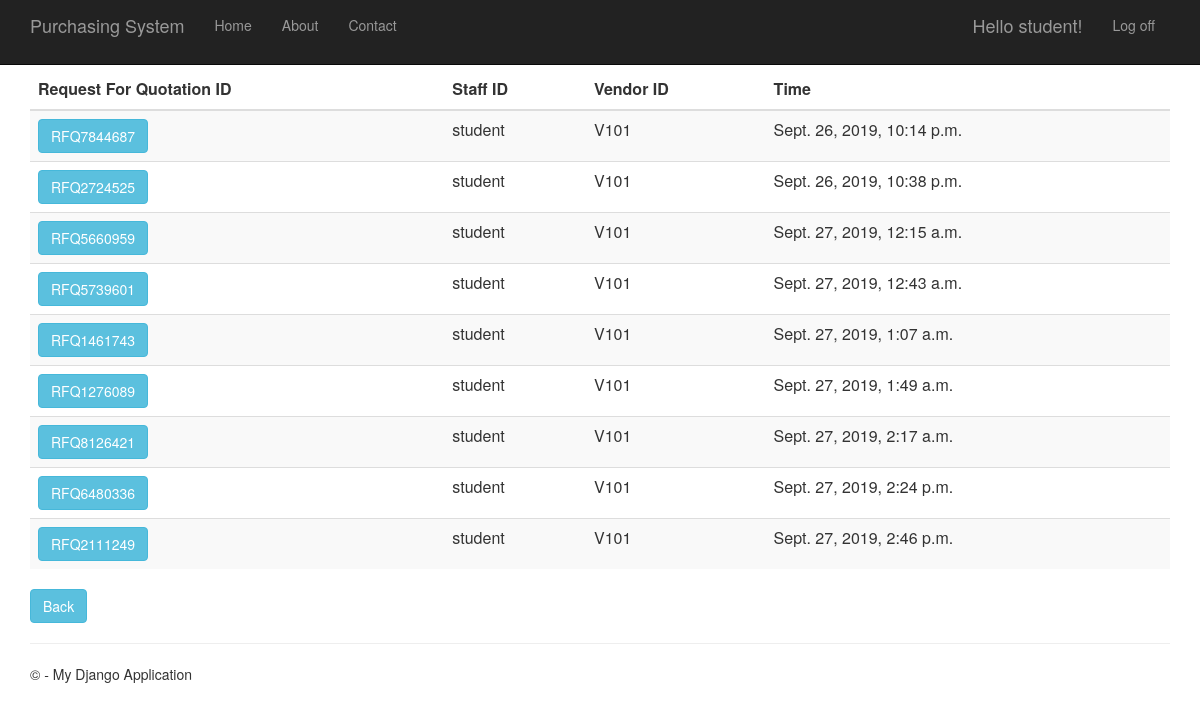
The page /requestforquotationhistory (signed in) on the database its author committed.
### RequestForQuotation/models.py (models this page shows, shortened)
class RequestForQuotation(models.Model):
    request_for_quotation_id = models.CharField(primary_key=True, max_length=10)
    time_created = models.DateTimeField()
    description = models.TextField(null=True,default=None, blank=True)
    total_price = models.DecimalField(max_digits=10, decimal_places=2, default=Decimal('0.00'))
    person_id = models.ForeignKey(Person, on_delete = models.CASCADE)
    vendor_id = models.ForeignKey(Vendor, on_delete = models.CASCADE)
    purchase_requisition_id = models.ForeignKey(PurchaseRequisition, on_delete = models.CASCADE)

### app/models.py (models this page shows, shortened)
class Person(models.Model):
    user_id = models.OneToOneField(User)
    person_id = models.CharField(primary_key=True, max_length=10)
    person_name = models.TextField()
    person_address = models.TextField()
    person_phone_number = models.TextField()
    person_role = models.TextField(default = 'MANAGER')

class Vendor(models.Model):
    vendor_id = models.CharField(primary_key=True, max_length=10)
    vendor_name = models.TextField()
    vendor_phone_number = models.TextField()
    vendor_address = models.TextField()
    vendor_email = models.TextField()
    def __str__(self):
        return str(self.vendor_id)

### RequestForQuotation/views.py (the view)
# urls.py: url(r'^requestforquotationhistory', RequestForQuotation.views.requestforquotationhistory, name="request_of_quotation_history"),
def requestforquotationhistory(request):
    request_for_quotations = RequestForQuotation.objects.all()
    context = {
            'title':'Request For Quotation History',
            'rows':request_for_quotations
        }
    return render(request,'RequestForQuotation/requestforquotationhistory.html',context)

### RequestForQuotation/templates/RequestForQuotation/requestforquotationhistory.html
﻿{% extends "app/layout.html" %}
{% block content %}
<div class="purchaseorderhistory margintop">
    <form action="requestforquotationhistorydetails" method="GET">
        <table class="table table-striped margintop">
          <thead>
            <tr>
              <th scope="col">Request For Quotation ID</th>
              <th scope="col">Staff ID</th>
              <th scope="col">Vendor ID</th>
              <th scope="col">Time</th>
            </tr>
          </thead>
          <tbody>
              {% for r in rows %}
            <tr>
                 <td><button type="submit" name="roq_id" value="{{r.request_for_quotation_id}}" class="btn btn-info" >{{r.request_for_quotation_id}}</button></td>
                 <td>{{r.person_id.person_id}}</td>
                 <td>{{r.vendor_id}}</td>
                 <td>{{r.time_created}}</td>
            </tr>
              {% endfor %}
          </tbody>
        </table>
    </form>
       <form action="menu">
        <div class="margintop">
            <button type="submit" class="btn btn-info" >Back</button>
        </div>
    </form>
</div>
{% endblock %}

### app/templates/app/loginpartial.html (shortened to what this page needs)
{% if user.is_authenticated %}
<form id="logoutForm" action="/logout" method="post" class="navbar-right">
    <ul class="nav navbar-nav navbar-right">
        <li><span class="navbar-brand">Hello {{ user.username }}!</span></li>
        <li><a href="javascript:document.getElementById('logoutForm').submit()">Log off</a></li>
    </ul>
</form>
{% else %}
<ul class="nav navbar-nav navbar-right">
    <li><a href="{% url 'login' %}">Log in</a></li>
</ul>
{% endif %}

### app/static/app/content/site.css (style rules this page uses)
body { padding-top: 50px; padding-bottom: 20px; }

### rows shown on the page
RequestForQuotation: request_for_quotation_id "RFQ7844687", person_id.person_id "student", vendor_id "V101", time_created "Sept. 26, 2019, 10:14 p.m."
RequestForQuotation: request_for_quotation_id "RFQ2724525", person_id.person_id "student", vendor_id "V101", time_created "Sept. 26, 2019, 10:38 p.m."
RequestForQuotation: request_for_quotation_id "RFQ5660959", person_id.person_id "student", vendor_id "V101", time_created "Sept. 27, 2019, 12:15 a.m."
RequestForQuotation: request_for_quotation_id "RFQ5739601", person_id.person_id "student", vendor_id "V101", time_created "Sept. 27, 2019, 12:43 a.m."
RequestForQuotation: request_for_quotation_id "RFQ1461743", person_id.person_id "student", vendor_id "V101", time_created "Sept. 27, 2019, 1:07 a.m."
RequestForQuotation: request_for_quotation_id "RFQ1276089", person_id.person_id "student", vendor_id "V101", time_created "Sept. 27, 2019, 1:49 a.m."
RequestForQuotation: request_for_quotation_id "RFQ8126421", person_id.person_id "student", vendor_id "V101", time_created "Sept. 27, 2019, 2:17 a.m."
RequestForQuotation: request_for_quotation_id "RFQ6480336", person_id.person_id "student", vendor_id "V101", time_created "Sept. 27, 2019, 2:24 p.m."
RequestForQuotation: request_for_quotation_id "RFQ2111249", person_id.person_id "student", vendor_id "V101", time_created "Sept. 27, 2019, 2:46 p.m."

### other values the page prints
{{ user.username }} "student"
